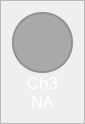
                     <widget class="QFrame" name="frame_ch3">
                      <property name="maximumSize">
                       <size>
                        <width>80</width>
                        <height>150</height>
                       </size>
                      </property>
                      <property name="styleSheet">
                       <string notr="true">QFrame{
	
	border-color: rgb(255, 98, 92);
}

QLabel{
	color: #FFF;
}</string>
                      </property>
                      <property name="frameShape">
                       <enum>QFrame::StyledPanel</enum>
                      </property>
                      <property name="frameShadow">
                       <enum>QFrame::Raised</enum>
                      </property>
                      <layout class="QVBoxLayout" name="verticalLayout_9">
                       <property name="spacing">
                        <number>0</number>
                       </property>
                       <item>
                        <widget class="QFrame" name="frame_ch3_color">
                         <property name="sizePolicy">
                          <sizepolicy hsizetype="Fixed" vsizetype="Fixed">
                           <horstretch>0</horstretch>
                           <verstretch>0</verstretch>
                          </sizepolicy>
                         </property>
                         <property name="minimumSize">
                          <size>
                           <width>61</width>
                           <height>61</height>
                          </size>
                         </property>
                         <property name="maximumSize">
                          <size>
                           <width>1000</width>
                           <height>61</height>
                          </size>
                         </property>
                         <property name="sizeIncrement">
                          <size>
                           <width>1</width>
                           <height>1</height>
                          </size>
                         </property>
                         <property name="styleSheet">
                          <string notr="true">border: 2px solid rgb(145, 145, 145);
border-radius: 30px;
background-color: rgb(169, 169, 169)</string>
                         </property>
                         <property name="frameShape">
                          <enum>QFrame::StyledPanel</enum>
                         </property>
                         <property name="frameShadow">
                          <enum>QFrame::Raised</enum>
                         </property>
                        </widget>
                       </item>
                       <item>
                        <widget class="QLabel" name="label_ch3">
                         <property name="minimumSize">
                          <size>
                           <width>61</width>
                           <height>0</height>
                          </size>
                         </property>
                         <property name="maximumSize">
                          <size>
                           <width>16777215</width>
                           <height>30</height>
                          </size>
                         </property>
                         <property name="font">
                          <font>
                           <pointsize>13</pointsize>
                           <weight>50</weight>
                           <italic>false</italic>
                           <bold>false</bold>
                          </font>
                         </property>
                         <property name="text">
                          <string>Ch3</string>
                         </property>
                         <property name="alignment">
                          <set>Qt::AlignCenter</set>
                         </property>
                        </widget>
                       </item>
                       <item>
                        <widget class="QLabel" name="label_ch3_value">
                         <property name="minimumSize">
                          <size>
                           <width>61</width>
                           <height>0</height>
                          </size>
                         </property>
                         <property name="maximumSize">
                          <size>
                           <width>16777215</width>
                           <height>30</height>
                          </size>
                         </property>
                         <property name="font">
                          <font>
                           <pointsize>12</pointsize>
                           <weight>50</weight>
                           <italic>false</italic>
                           <bold>false</bold>
                          </font>
                         </property>
                         <property name="styleSheet">
                          <string notr="true">font:12pt</string>
                         </property>
                         <property name="text">
                          <string>NA</string>
                         </property>
                         <property name="alignment">
                          <set>Qt::AlignCenter</set>
                         </property>
                        </widget>
                       </item>
                      </layout>
                     </widget>
